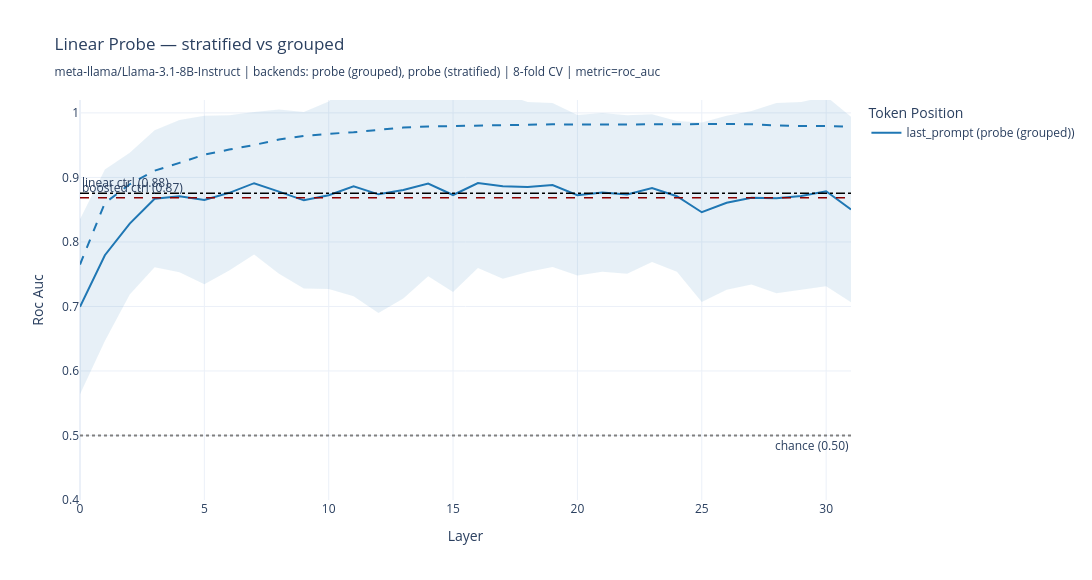

Here is the notebook cell this chart was saved with:
### Markdown cell above
## Optional: Stratified vs Grouped Comparison

Run the *other* CV mode and overlay both curves. Useful for quantifying constraint-type leakage.

### Code cell
# Run the other CV mode for comparison (also cached)
other_mode = "stratified" if cfg.cv_mode == "grouped" else "grouped"
other_n_folds = min(cfg.n_cv_folds, n_groups) if other_mode == "grouped" else cfg.n_cv_folds
other_cv_kwargs = {"groups": groups} if other_mode == "grouped" else {}

# Cache in same run_dir (results_path distinguishes by cv_mode)
rpath_cmp = results_path(cfg.run_dir, other_mode, cfg.use_scaler)
if rpath_cmp.exists():
    results_other = load_probe_results(rpath_cmp)
else:
    results_other = probe_and_fit(
        activations, y, cfg.token_positions,
        cv_mode=other_mode, n_folds=other_n_folds,
        use_scaler=cfg.use_scaler, **other_cv_kwargs,
    )
    save_results(results_other, rpath_cmp, model_name=cfg.model_name)

# Print inflation
for pos in cfg.token_positions:
    best_main = results[pos].cv_scores.iloc[results[pos].cv_scores["roc_auc_mean"].idxmax()]
    best_other = results_other[pos].cv_scores.iloc[results_other[pos].cv_scores["roc_auc_mean"].idxmax()]
    print(f"  {pos:<16} {cfg.cv_mode}={best_main['roc_auc_mean']:.3f} @ L{int(best_main['layer'])}  "
          f"{other_mode}={best_other['roc_auc_mean']:.3f} @ L{int(best_other['layer'])}  "
          f"gap={abs(best_main['roc_auc_mean'] - best_other['roc_auc_mean']):.3f}")

# Overlay both modes
combined = {
    f"probe ({cfg.cv_mode})": {pos: pr.cv_scores for pos, pr in results.items()},
    f"probe ({other_mode})": {pos: pr.cv_scores for pos, pr in results_other.items()},
}
plot_probe_curves(
    combined, cfg.token_positions, cfg.model_name, n_folds,
    metric="roc_auc",
    ctrl_linear=res_lin["roc_auc_mean"],
    ctrl_boosted=res_bst["roc_auc_mean"],
    title_suffix=" — stratified vs grouped",
    save_path=cfg.reports_dir / f"probe_{cfg.safe_model_name}_comparison.html",
).show()

# Side-by-side for first position
pos = cfg.token_positions[0]
if cfg.cv_mode == "grouped":
    df_strat, df_group = results_other[pos].cv_scores, results[pos].cv_scores
else:
    df_strat, df_group = results[pos].cv_scores, results_other[pos].cv_scores
plot_probe_comparison(
    df_strat, df_group, pos, cfg.model_name,
    metric="roc_auc",
    save_path=cfg.reports_dir / f"probe_{cfg.safe_model_name}_stratified_vs_grouped.html",
).show()

### Figure 1 — Plotly figure (JSON) as saved in the notebook; plotly's stock layout.template omitted (floating-point values rounded to 4 significant figures)
{"data": [{"legendgroup": "last_prompt", "line": {"color": "#1f77b4", "dash": "solid", "width": 2}, "mode": "lines", "name": "last_prompt (probe (grouped))", "showlegend": true, "type": "scatter", "x": [0, 1, 2, 3, 4, 5, 6, 7, 8, 9, 10, 11, 12, 13, 14, 15, 16, 17, 18, 19, 20, 21, 22, 23, 24, 25, 26, 27, 28, 29, 30, 31], "y": [0.6994, 0.7794, 0.8283, 0.8668, 0.8709, 0.8649, 0.8762, 0.8911, 0.8779, 0.8645, 0.8724, 0.8862, 0.8738, 0.8805, 0.8906, 0.8727, 0.8912, 0.8864, 0.8853, 0.8882, 0.8723, 0.8767, 0.8736, 0.8834, 0.8708, 0.846, 0.8608, 0.8684, 0.8679, 0.8714, 0.8785, 0.8502]}, {"fill": "toself", "fillcolor": "#1f77b4", "hoverinfo": "skip", "legendgroup": "last_prompt", "line": {"color": "rgba(0,0,0,0)"}, "opacity": 0.1, "showlegend": false, "type": "scatter", "x": [0, 1, 2, 3, 4, 5, 6, 7, 8, 9, 10, 11, 12, 13, 14, 15, 16, 17, 18, 19, 20, 21, 22, 23, 24, 25, 26, 27, 28, 29, 30, 31, 31, 30, 29, 28, 27, 26, 25, 24, 23, 22, 21, 20, 19, 18, 17, 16, 15, 14, 13, 12, 11, 10, 9, 8, 7, 6, 5, 4, 3, 2, 1, 0], "y": [0.8351, 0.9123, 0.9382, 0.973, 0.9888, 0.9956, 0.9964, 1.002, 1.005, 1.001, 1.018, 1.057, 1.058, 1.049, 1.034, 1.023, 1.023, 1.03, 1.017, 1.015, 0.9966, 0.9997, 0.9964, 0.9978, 0.9876, 0.985, 0.9957, 1.003, 1.015, 1.017, 1.026, 0.9939, 0.7065, 0.7313, 0.726, 0.7203, 0.7339, 0.7259, 0.7071, 0.7539, 0.7689, 0.7509, 0.7538, 0.7481, 0.7611, 0.7535, 0.7431, 0.7595, 0.7222, 0.7467, 0.7123, 0.69, 0.7158, 0.7271, 0.7278, 0.7506, 0.7806, 0.7559, 0.7343, 0.7529, 0.7606, 0.7185, 0.6465, 0.5638]}, {"legendgroup": "last_prompt", "line": {"color": "#1f77b4", "dash": "dash", "width": 2}, "mode": "lines", "name": "last_prompt (probe (stratified))", "showlegend": false, "type": "scatter", "x": [0, 1, 2, 3, 4, 5, 6, 7, 8, 9, 10, 11, 12, 13, 14, 15, 16, 17, 18, 19, 20, 21, 22, 23, 24, 25, 26, 27, 28, 29, 30, 31], "y": [0.765, 0.8604, 0.8894, 0.9104, 0.9225, 0.9354, 0.9432, 0.9503, 0.9589, 0.9643, 0.9676, 0.97, 0.9736, 0.9773, 0.979, 0.9798, 0.9801, 0.9811, 0.9814, 0.9823, 0.9819, 0.9816, 0.9821, 0.9823, 0.9828, 0.9828, 0.9828, 0.9825, 0.9805, 0.9797, 0.9796, 0.9783]}], "layout": {"annotations": [{"showarrow": false, "text": "linear ctrl (0.88)", "x": 0, "xanchor": "left", "xref": "x domain", "y": 0.8753, "yanchor": "bottom", "yref": "y"}, {"showarrow": false, "text": "boosted ctrl (0.87)", "x": 0, "xanchor": "left", "xref": "x domain", "y": 0.8686, "yanchor": "bottom", "yref": "y"}, {"showarrow": false, "text": "chance (0.50)", "x": 1, "xanchor": "right", "xref": "x domain", "y": 0.5, "yanchor": "top", "yref": "y"}], "height": 580, "hovermode": "x unified", "legend": {"title": {"text": "Token Position"}}, "shapes": [{"line": {"color": "black", "dash": "dashdot", "width": 1.5}, "type": "line", "x0": 0, "x1": 1, "xref": "x domain", "y0": 0.8753, "y1": 0.8753, "yref": "y"}, {"line": {"color": "darkred", "dash": "dash", "width": 1.5}, "type": "line", "x0": 0, "x1": 1, "xref": "x domain", "y0": 0.8686, "y1": 0.8686, "yref": "y"}, {"line": {"color": "gray", "dash": "dot"}, "type": "line", "x0": 0, "x1": 1, "xref": "x domain", "y0": 0.5, "y1": 0.5, "yref": "y"}], "title": {"text": "Linear Probe — stratified vs grouped<br><sub>meta-llama/Llama-3.1-8B-Instruct | backends: probe (grouped), probe (stratified) | 8-fold CV | metric=roc_auc</sub>"}, "width": 1100, "xaxis": {"title": {"text": "Layer"}}, "yaxis": {"range": [0.4, 1.02], "title": {"text": "Roc Auc"}}}}
